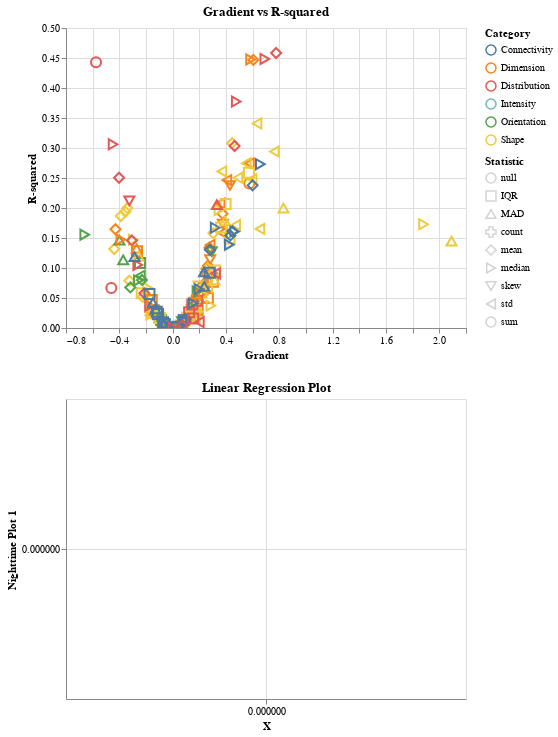

Notebook code cell kept with this figure:
### Markdown cell above
### Nighttime Plot

### Code cell
linregress_plot('2023-08-22 04:00:00+00:00', 'Nighttime Plot 1')

### Figure 1 — Vega specification as saved in the notebook (floating-point values rounded to 4 significant figures; data arrays with more than 128 entries replaced by an {"elided": "..."} marker saying what was removed)
{"$schema": "https://vega.github.io/schema/vega/v5.json", "data": [{"name": "_server_source_1", "values": {"elided": "4992 records"}}, {"name": "param_28_store"}, {"name": "param_29_store"}, {"name": "param_30_store"}, {"name": "param_31_store"}, {"name": "source_0", "values": {"elided": "192 records"}}, {"name": "source_1", "source": "_server_source_1", "transform": [{"type": "filter", "expr": "length(data(\"param_28_store\")) && vlSelectionTest(\"param_28_store\", datum)"}, {"type": "project", "fields": ["station_id", "x", "y", "y_pred"]}]}, {"name": "data_0", "source": "source_1", "transform": [{"type": "filter", "expr": "isValid(datum[\"x\"]) && isFinite(+datum[\"x\"]) && isValid(datum[\"y\"]) && isFinite(+datum[\"y\"])"}, {"type": "project", "fields": ["x", "y"]}]}, {"name": "data_1", "source": "source_1", "transform": [{"type": "filter", "expr": "isValid(datum[\"x\"]) && isFinite(+datum[\"x\"]) && isValid(datum[\"y\"]) && isFinite(+datum[\"y\"])"}, {"type": "project", "fields": ["station_id", "x", "y"]}]}, {"name": "source_0_color_domain_Category", "values": [{"Category": "Dimension"}, {"Category": "Shape"}, {"Category": "Distribution"}, {"Category": "Orientation"}, {"Category": "Intensity"}, {"Category": "Connectivity"}]}, {"name": "source_0_shape_domain_stats", "values": [{"stats": "count"}, {"stats": "sum"}, {"stats": "mean"}, {"stats": "std"}, {"stats": "median"}, {"stats": "MAD"}, {"stats": "IQR"}, {"stats": "skew"}, {"stats": null}]}, {"name": "source_0_view_6_x_domain_gradient", "values": [{"min": -0.6595, "max": 2.091}]}, {"name": "source_0_view_6_y_domain_r_squared", "values": [{"min": 7.196e-07, "max": 0.4583}]}], "signals": [{"name": "childHeight", "value": 300}, {"name": "unit", "value": {}, "on": [{"events": "pointermove", "update": "isTuple(group()) ? group() : unit"}]}, {"name": "param_30_stats_legend", "value": null, "on": [{"events": [{"source": "view", "markname": "stats_legend_symbols", "type": "click"}, {"source": "view", "markname": "stats_legend_labels", "type": "click"}, {"source": "view", "markname": "stats_legend_entries", "type": "click"}], "update": "isDefined(datum.value) ? datum.value : item().items[0].items[0].datum.value", "force": true}, {"events": [{"source": "view", "type": "click"}], "update": "!event.item || !datum ? null : param_30_stats_legend", "force": true}]}, {"name": "param_29_Category_legend", "value": null, "on": [{"events": [{"source": "view", "markname": "Category_legend_symbols", "type": "click"}, {"source": "view", "markname": "Category_legend_labels", "type": "click"}, {"source": "view", "markname": "Category_legend_entries", "type": "click"}], "update": "isDefined(datum.value) ? datum.value : item().items[0].items[0].datum.value", "force": true}, {"events": [{"source": "view", "type": "click"}], "update": "!event.item || !datum ? null : param_29_Category_legend", "force": true}]}, {"name": "param_28", "update": "vlSelectionResolve(\"param_28_store\", \"union\", true, true)"}, {"name": "param_29", "update": "vlSelectionResolve(\"param_29_store\", \"union\", true, true)"}, {"name": "param_30", "update": "vlSelectionResolve(\"param_30_store\", \"union\", true, true)"}, {"name": "param_31", "update": "{\"gradient\": param_31_gradient, \"r_squared\": param_31_r_squared}"}, {"name": "param_31_gradient"}, {"name": "param_31_r_squared"}], "marks": [{"type": "group", "name": "view_6_group", "encode": {"update": {"width": {"signal": "width"}, "height": {"signal": "childHeight"}}}, "signals": [{"name": "param_28_tuple", "on": [{"events": [{"source": "scope", "type": "click"}], "update": "datum && item().mark.marktype !== 'group' && indexof(item().mark.role, 'legend') < 0 && indexof(item().mark.name, 'param_31_brush') < 0 ? {unit: \"view_6\", fields: param_28_tuple_fields, values: [(item().isVoronoi ? datum.datum : datum)[\"param\"]]} : null", "force": true}, {"events": [{"source": "view", "type": "dblclick"}], "update": "null"}]}, {"name": "param_28_tuple_fields", "value": [{"type": "E", "field": "param"}]}, {"name": "param_28_toggle", "value": false, "on": [{"events": [{"source": "scope", "type": "click"}], "update": "event.shiftKey"}, {"events": [{"source": "view", "type": "dblclick"}], "update": "false"}]}, {"name": "param_28_modify", "on": [{"events": {"signal": "param_28_tuple"}, "update": "modify(\"param_28_store\", param_28_toggle ? null : param_28_tuple, param_28_toggle ? null : true, param_28_toggle ? param_28_tuple : null)"}]}, {"name": "param_29_tuple", "on": [{"events": [{"source": "scope", "filter": ["event.item && indexof(event.item.mark.role, \"legend\") < 0"], "type": "click"}], "update": "datum && item().mark.marktype !== 'group' && indexof(item().mark.role, 'legend') < 0 && indexof(item().mark.name, 'param_31_brush') < 0 ? {unit: \"view_6\", fields: param_29_tuple_fields, values: [(item().isVoronoi ? datum.datum : datum)[\"Category\"]]} : null", "force": true}, {"events": [{"signal": "param_29_Category_legend"}], "update": "param_29_Category_legend !== null ? {fields: param_29_tuple_fields, values: [param_29_Category_legend]} : null"}]}, {"name": "param_29_tuple_fields", "value": [{"type": "E", "field": "Category"}]}, {"name": "param_29_toggle", "value": false, "on": [{"events": [{"source": "scope", "filter": ["event.item && indexof(event.item.mark.role, \"legend\") < 0"], "type": "click"}], "update": "event.shiftKey"}, {"events": {"merge": [{"source": "view", "type": "click"}]}, "update": "event.shiftKey"}]}, {"name": "param_29_modify", "on": [{"events": {"signal": "param_29_tuple"}, "update": "modify(\"param_29_store\", param_29_toggle ? null : param_29_tuple, param_29_toggle ? null : true, param_29_toggle ? param_29_tuple : null)"}]}, {"name": "param_30_tuple", "on": [{"events": [{"source": "scope", "filter": ["event.item && indexof(event.item.mark.role, \"legend\") < 0"], "type": "click"}], "update": "datum && item().mark.marktype !== 'group' && indexof(item().mark.role, 'legend') < 0 && indexof(item().mark.name, 'param_31_brush') < 0 ? {unit: \"view_6\", fields: param_30_tuple_fields, values: [(item().isVoronoi ? datum.datum : datum)[\"stats\"]]} : null", "force": true}, {"events": [{"signal": "param_30_stats_legend"}], "update": "param_30_stats_legend !== null ? {fields: param_30_tuple_fields, values: [param_30_stats_legend]} : null"}]}, {"name": "param_30_tuple_fields", "value": [{"type": "E", "field": "stats"}]}, {"name": "param_30_toggle", "value": false, "on": [{"events": [{"source": "scope", "filter": ["event.item && indexof(event.item.mark.role, \"legend\") < 0"], "type": "click"}], "update": "event.shiftKey"}, {"events": {"merge": [{"source": "view", "type": "click"}]}, "update": "event.shiftKey"}]}, {"name": "param_30_modify", "on": [{"events": {"signal": "param_30_tuple"}, "update": "modify(\"param_30_store\", param_30_toggle ? null : param_30_tuple, param_30_toggle ? null : true, param_30_toggle ? param_30_tuple : null)"}]}, {"name": "param_31_gradient", "on": [{"events": [{"source": "view", "type": "dblclick"}], "update": "null"}, {"events": {"signal": "param_31_translate_delta"}, "update": "panLinear(param_31_translate_anchor.extent_x, -param_31_translate_delta.x / width)"}, {"events": {"signal": "param_31_zoom_delta"}, "update": "zoomLinear(domain(\"view_6_x\"), param_31_zoom_anchor.x, param_31_zoom_delta)"}], "push": "outer"}, {"name": "param_31_r_squared", "on": [{"events": [{"source": "view", "type": "dblclick"}], "update": "null"}, {"events": {"signal": "param_31_translate_delta"}, "update": "panLinear(param_31_translate_anchor.extent_y, param_31_translate_delta.y / childHeight)"}, {"events": {"signal": "param_31_zoom_delta"}, "update": "zoomLinear(domain(\"view_6_y\"), param_31_zoom_anchor.y, param_31_zoom_delta)"}], "push": "outer"}, {"name": "param_31_tuple", "on": [{"events": [{"signal": "param_31_gradient || param_31_r_squared"}], "update": "param_31_gradient && param_31_r_squared ? {unit: \"view_6\", fields: param_31_tuple_fields, values: [param_31_gradient,param_31_r_squared]} : null"}]}, {"name": "param_31_tuple_fields", "value": [{"field": "gradient", "channel": "x", "type": "R"}, {"field": "r_squared", "channel": "y", "type": "R"}]}, {"name": "param_31_translate_anchor", "value": {}, "on": [{"events": [{"source": "scope", "type": "pointerdown"}], "update": "{x: x(unit), y: y(unit), extent_x: domain(\"view_6_x\"), extent_y: domain(\"view_6_y\")}"}]}, {"name": "param_31_translate_delta", "value": {}, "on": [{"events": [{"source": "window", "between": [{"source": "scope", "type": "pointerdown"}, {"source": "window", "type": "pointerup"}], "type": "pointermove", "consume": true}], "update": "{x: param_31_translate_anchor.x - x(unit), y: param_31_translate_anchor.y - y(unit)}"}]}, {"name": "param_31_zoom_anchor", "on": [{"events": [{"source": "scope", "consume": true, "type": "wheel"}], "update": "{x: invert(\"view_6_x\", x(unit)), y: invert(\"view_6_y\", y(unit))}"}]}, {"name": "param_31_zoom_delta", "on": [{"events": [{"source": "scope", "consume": true, "type": "wheel"}], "update": "pow(1.001, event.deltaY * pow(16, event.deltaMode))", "force": true}]}, {"name": "param_31_modify", "on": [{"events": {"signal": "param_31_tuple"}, "update": "modify(\"param_31_store\", param_31_tuple, true)"}]}], "marks": [{"type": "symbol", "name": "view_6_marks", "from": {"data": "source_0"}, "encode": {"update": {"shape": {"field": "stats", "scale": "shape"}, "fill": {"value": "transparent"}, "size": {"value": 100}, "tooltip": {"signal": "{\"param\": isValid(datum[\"param\"]) ? datum[\"param\"] : \"\"+datum[\"param\"], \"Category\": isValid(datum[\"Category\"]) ? datum[\"Category\"] : \"\"+datum[\"Category\"], \"gradient\": format(datum[\"gradient\"], \"\"), \"r_squared\": format(datum[\"r_squared\"], \"\")}"}, "x": {"field": "gradient", "scale": "view_6_x"}, "y": {"field": "r_squared", "scale": "view_6_y"}, "stroke": [{"field": "Category", "scale": "color", "test": "!length(data(\"param_29_store\")) || vlSelectionTest(\"param_29_store\", datum)"}, {"value": "lightgray"}], "opacity": [{"value": 1, "test": "!length(data(\"param_30_store\")) || vlSelectionTest(\"param_30_store\", datum)"}, {"value": 0.2}]}}, "clip": true, "style": ["point"], "interactive": true}], "axes": [{"scale": "view_6_x", "aria": false, "zindex": 0, "orient": "bottom", "gridScale": "view_6_y", "maxExtent": 0, "minExtent": 0, "ticks": false, "tickCount": {"signal": "ceil(width/40)"}, "grid": true, "domain": false, "labels": false}, {"scale": "view_6_y", "gridScale": "view_6_x", "maxExtent": 0, "grid": true, "tickCount": {"signal": "ceil(childHeight/40)"}, "minExtent": 0, "aria": false, "domain": false, "zindex": 0, "labels": false, "ticks": false, "orient": "left"}, {"scale": "view_6_x", "orient": "bottom", "title": "Gradient", "labelFlush": true, "labelOverlap": true, "tickCount": {"signal": "ceil(width/40)"}, "zindex": 0, "grid": false}, {"scale": "view_6_y", "orient": "left", "title": "R-squared", "labelOverlap": true, "tickCount": {"signal": "ceil(childHeight/40)"}, "grid": false, "zindex": 0}], "title": {"text": "Gradient vs R-squared", "frame": "group"}, "style": "cell"}, {"type": "group", "name": "concat_1_group", "encode": {"update": {"height": {"signal": "childHeight"}, "width": {"signal": "width"}}}, "marks": [{"type": "symbol", "name": "concat_1_layer_0_marks", "from": {"data": "data_0"}, "encode": {"update": {"tooltip": {"signal": "{\"x\": format(datum[\"x\"], \"\"), \"y\": format(datum[\"y\"], \"\")}"}, "opacity": {"value": 0.7}, "x": {"field": "x", "scale": "concat_1_x"}, "stroke": {"value": "#4c78a8"}, "y": {"field": "y", "scale": "concat_1_y"}, "fill": {"value": "transparent"}}}, "style": ["point"], "interactive": true}, {"type": "line", "name": "concat_1_layer_1_marks", "from": {"data": "source_1"}, "sort": {"field": "x"}, "encode": {"update": {"defined": {"signal": "isValid(datum[\"x\"]) && isFinite(+datum[\"x\"]) && isValid(datum[\"y_pred\"]) && isFinite(+datum[\"y_pred\"])"}, "y": {"field": "y_pred", "scale": "concat_1_y"}, "x": {"field": "x", "scale": "concat_1_x"}, "stroke": {"value": "red"}}}, "style": ["line"], "interactive": false}, {"type": "text", "name": "concat_1_layer_2_marks", "from": {"data": "data_1"}, "encode": {"update": {"fill": {"value": "black"}, "y": {"field": "y", "scale": "concat_1_y"}, "align": {"value": "left"}, "x": {"field": "x", "scale": "concat_1_x"}, "baseline": {"value": "middle"}, "text": {"signal": "isValid(datum[\"station_id\"]) ? datum[\"station_id\"] : \"\"+datum[\"station_id\"]"}, "dx": {"value": 5}}}, "style": ["text"], "interactive": false}], "axes": [{"scale": "concat_1_x", "orient": "bottom", "maxExtent": 0, "tickCount": {"signal": "ceil(width/40)"}, "minExtent": 0, "domain": false, "labels": false, "zindex": 0, "grid": true, "gridScale": "concat_1_y", "ticks": false, "aria": false}, {"scale": "concat_1_y", "orient": "left", "grid": true, "gridScale": "concat_1_x", "domain": false, "labels": false, "maxExtent": 0, "tickCount": {"signal": "ceil(childHeight/40)"}, "ticks": false, "zindex": 0, "aria": false, "minExtent": 0}, {"scale": "concat_1_x", "labelOverlap": true, "orient": "bottom", "tickCount": {"signal": "ceil(width/40)"}, "grid": false, "title": "X", "labelFlush": true, "zindex": 0}, {"scale": "concat_1_y", "title": "Nighttime Plot 1", "labelOverlap": true, "zindex": 0, "orient": "left", "grid": false, "tickCount": {"signal": "ceil(childHeight/40)"}}], "title": {"text": "Linear Regression Plot", "frame": "group"}, "style": "cell"}], "scales": [{"name": "color", "type": "ordinal", "domain": {"data": "source_0_color_domain_Category", "field": "Category", "sort": true}, "range": "category"}, {"name": "shape", "type": "ordinal", "domain": {"data": "source_0_shape_domain_stats", "field": "stats", "sort": true}, "range": "symbol"}, {"name": "view_6_x", "type": "linear", "domain": [{"signal": "(data(\"source_0_view_6_x_domain_gradient\")[0] || {}).min"}, {"signal": "(data(\"source_0_view_6_x_domain_gradient\")[0] || {}).max"}], "range": [0, {"signal": "width"}], "nice": true, "zero": true, "domainRaw": {"signal": "param_31[\"gradient\"]"}}, {"name": "view_6_y", "type": "linear", "domain": [{"signal": "(data(\"source_0_view_6_y_domain_r_squared\")[0] || {}).min"}, {"signal": "(data(\"source_0_view_6_y_domain_r_squared\")[0] || {}).max"}], "range": [{"signal": "childHeight"}, 0], "domainRaw": {"signal": "param_31[\"r_squared\"]"}, "nice": true, "zero": true}, {"name": "concat_1_x", "type": "linear", "domain": {"fields": [{"data": "data_0", "field": "x"}, {"data": "source_1", "field": "x"}, {"data": "data_1", "field": "x"}]}, "range": [0, {"signal": "width"}], "nice": true, "zero": true}, {"name": "concat_1_y", "type": "linear", "domain": {"fields": [{"data": "data_0", "field": "y"}, {"data": "source_1", "field": "y_pred"}, {"data": "data_1", "field": "y"}]}, "range": [{"signal": "childHeight"}, 0], "zero": true, "nice": true}], "background": "white", "legends": [{"stroke": "color", "symbolType": "circle", "title": "Category", "encode": {"labels": {"name": "Category_legend_labels", "interactive": true, "update": {"opacity": [{"test": "(!length(data(\"param_29_store\")) || (param_29[\"Category\"] && indexof(param_29[\"Category\"], datum.value) >= 0))", "value": 1}, {"value": 0.35}]}}, "symbols": {"name": "Category_legend_symbols", "interactive": true, "update": {"fill": {"value": "transparent"}, "opacity": [{"test": "(!length(data(\"param_29_store\")) || (param_29[\"Category\"] && indexof(param_29[\"Category\"], datum.value) >= 0))", "value": 1}, {"value": 0.35}]}}, "entries": {"name": "Category_legend_entries", "interactive": true, "update": {"fill": {"value": "transparent"}}}}}, {"title": "Statistic", "shape": "shape", "symbolType": "circle", "encode": {"labels": {"name": "stats_legend_labels", "interactive": true, "update": {"opacity": [{"test": "(!length(data(\"param_30_store\")) || (param_30[\"stats\"] && indexof(param_30[\"stats\"], datum.value) >= 0))", "value": 1}, {"value": 0.35}]}}, "symbols": {"name": "stats_legend_symbols", "interactive": true, "update": {"fill": {"value": "transparent"}, "stroke": {"value": "lightgray"}, "opacity": [{"test": "(!length(data(\"param_30_store\")) || (param_30[\"stats\"] && indexof(param_30[\"stats\"], datum.value) >= 0))", "value": 1}, {"value": 0.35}]}}, "entries": {"name": "stats_legend_entries", "interactive": true, "update": {"fill": {"value": "transparent"}}}}}], "padding": 5, "layout": {"padding": 20, "columns": 1, "bounds": "full", "align": "each"}, "width": 400}
